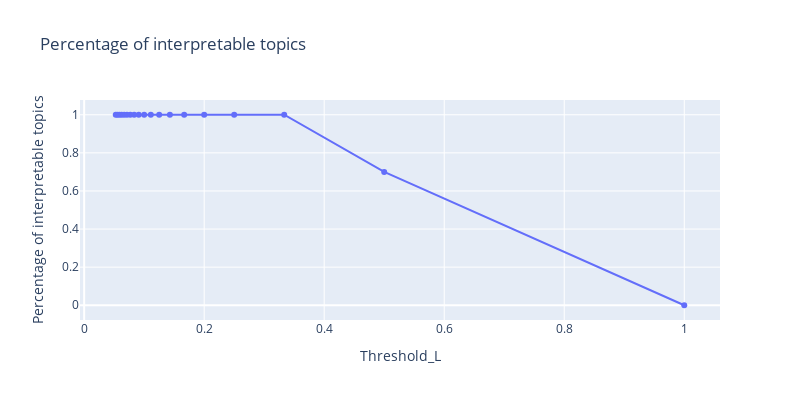

Here is the notebook cell this chart was saved with:
### Markdown cell above
The plot shows that when L = 0.333, the percentage of interpretable topics is 100%, so I set L to be 0.333 - ie, each topic needs at least 3 (1/0.333) paragraphs with the probability that they belong to the topic is no less than 3  for interpretation. It is worth noting that L is inversely proportional to the minimum number of paragraphs of each topic for interpretation (1/L), in other words, the lower the threshold L is, the more paragraphs that users need to interpret the topics. Although when L = 0.1 the percentage of interpretable topics is also 100%, the minimum number of paragraphs of each topic for interpretation also rises to 10 (1/0.1), which increases the workload of interpretation significantly.

### Code cell
list_perc2 = []
for i in list_L:
    num = perc(i, df_topic_para.drop(list_remove_para))
    list_perc2.append(num)

df_L2 = pd.DataFrame({'Threshold_L': list_L, 'Percentage of interpretable topics': list_perc2})
fig_L2 = px.line(df_L2, x = 'Threshold_L', y="Percentage of interpretable topics", title = 'Percentage of interpretable topics')
fig_L2.update_layout(autosize=False, width=800, height=400)
fig_L2.update_traces(mode = "lines + markers")
fig_L2.show()

### Figure 1 — Plotly figure (JSON) as saved in the notebook; plotly's stock layout.template omitted (floating-point values rounded to 4 significant figures)
{"data": [{"hovertemplate": "Threshold_L=%{x}<br>Percentage of interpretable topics=%{y}<extra></extra>", "legendgroup": "", "line": {"color": "#636efa", "dash": "solid"}, "mode": "lines+markers", "name": "", "orientation": "v", "showlegend": false, "type": "scatter", "x": [1, 0.5, 0.3333, 0.25, 0.2, 0.1667, 0.1429, 0.125, 0.1111, 0.1, 0.09091, 0.08333, 0.07692, 0.07143, 0.06667, 0.0625, 0.05882, 0.05556, 0.05263], "xaxis": "x", "y": [0, 0.7, 1, 1, 1, 1, 1, 1, 1, 1, 1, 1, 1, 1, 1, 1, 1, 1, 1], "yaxis": "y"}], "layout": {"autosize": false, "height": 400, "legend": {"tracegroupgap": 0}, "title": {"text": "Percentage of interpretable topics"}, "width": 800, "xaxis": {"anchor": "y", "domain": [0, 1], "title": {"text": "Threshold_L"}}, "yaxis": {"anchor": "x", "domain": [0, 1], "title": {"text": "Percentage of interpretable topics"}}}}
